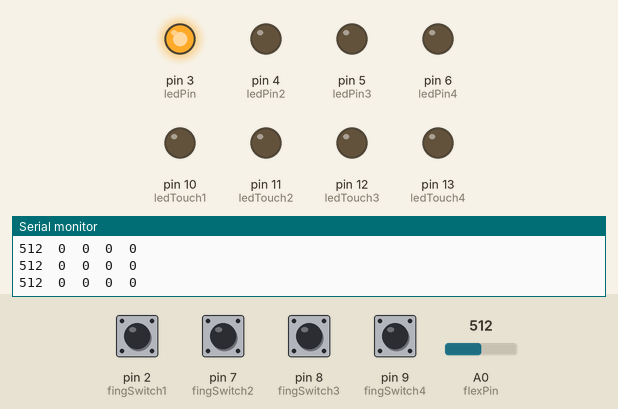
Recording of a sketch running on a simulated Arduino Uno, built with avr-gcc and run on an emulated ATmega328P. Parts: output pins drawn as LEDs (lit = HIGH), the last lines printed to the serial monitor. The test bench sets the inputs (shaded band); at power-on: pin 2 (fingSwitch1), pin 7 (fingSwitch2), pin 8 (fingSwitch3), pin 9 (fingSwitch4) LOW, A0 (flexPin) = 512.

Above: at 1.2 s.
1.3 s: A0 (flexPin) set to 959
4.3 s: A0 (flexPin) set to 975
At 5.3 s:
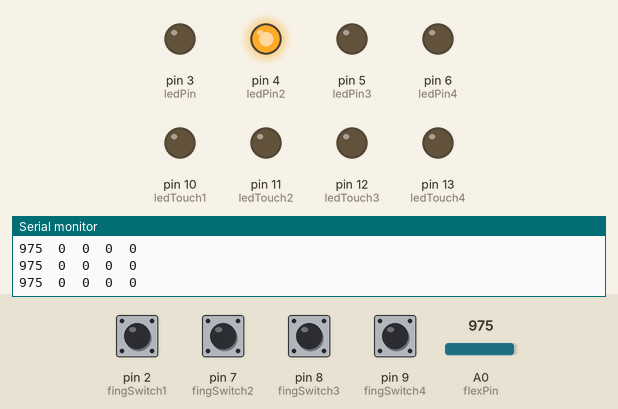
5.8 s: pin 2 (fingSwitch1) pulled HIGH for 0.15 s
At 5.88 s:
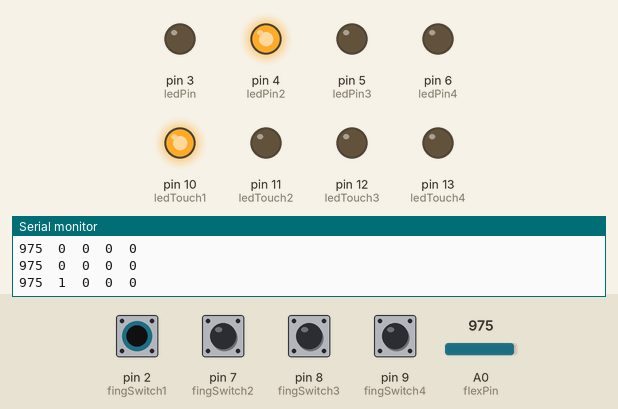
7.4 s: pin 7 (fingSwitch2) pulled HIGH for 0.15 s
At 7.48 s:
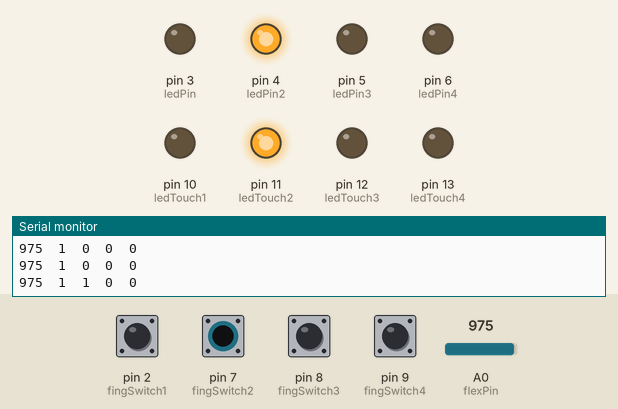
9.0 s: pin 8 (fingSwitch3) pulled HIGH for 0.15 s
At 9.07 s:
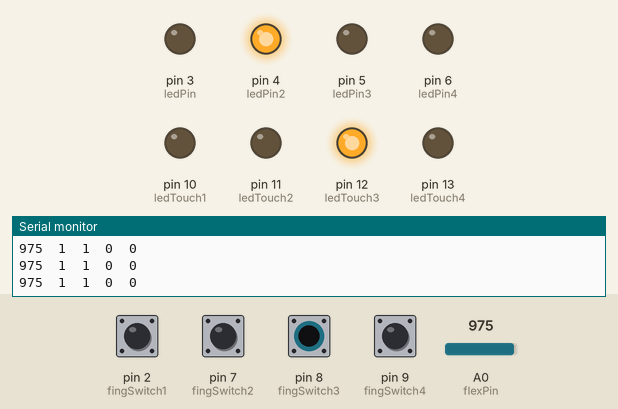
10.6 s: pin 9 (fingSwitch4) pulled HIGH for 0.15 s
At 10.68 s:
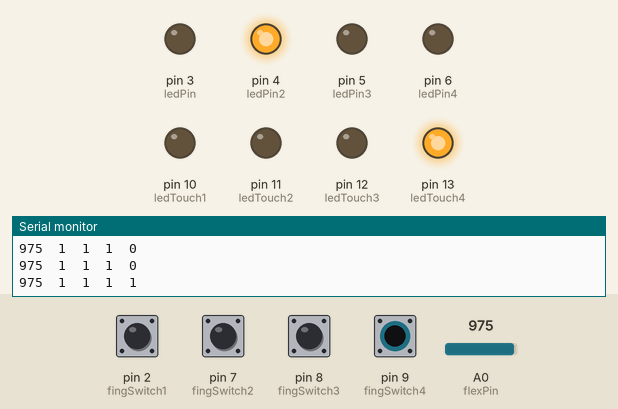
Timing chart, 0 to 13.2 s (numbered marks = the images above; inputs shaded):
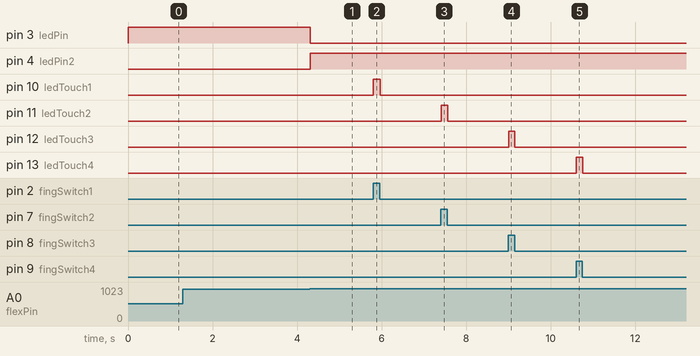

The sketch:

all_fingers_and_counting_everything.ino
```cpp
/* How to use a flex sensor/resistro - Arduino Tutorial
   code combined with button from arduino examples.
  This code has been repurposed by ROsie and Iris for making a glove that can
  detect the thumb being touched to each finer.
  With flex sensors to show how close finger is to its goal.
*/
// from button codeVVV:
const int fingSwitch1 = 2;     // the number of the switch on finger one
const int fingSwitch2 = 7;   // switch finger two
const int fingSwitch3 = 8;     //switch finger three
const int fingSwitch4 = 9;     //switch finger four

const int ledTouch1 =  10;     // LED that shows index finger hass been touched With thumb
const int ledTouch2 =  11;   // LED that shows middle finger hass been touched
const int ledTouch3 =  12;   // LED that shows forth finger hass been touched
const int ledTouch4 =  13;  // LED that shows little finger hass been touched

// variables will change:
int fingState1 = 0;         // variable for reading the finger switch status
int fingState2 = 0;
int fingState3 = 0;
int fingState4 = 0;

//counting codeVV
// Finger one
int fingCounter1 = 0; //counts how many times index finger has been pressed.
int lastFingState1 = 0; // previous state of the index finger
int lightMode1 = 0;

//Finger two
int fingCounter2 = 0; //counts how many times index finger has been pressed.
int lastFingState2 = 0; // previous state of the index finger
int lightMode2 = 0;

//Finger three
int fingCounter3 = 0; //counts how many times index finger has been pressed.
int lastFingState3 = 0; // previous state of the index finger
int lightMode3 = 0;

//Finger four
int fingCounter4 = 0; //counts how many times index finger has been pressed.
int lastFingState4 = 0; // previous state of the index finger
int lightMode4 = 0;


// from flex sensor codeVV

//Constants:
const int ledPin = 3;   //
const int ledPin2 = 4;
const int ledPin3 = 5;
const int ledPin4 = 6;


const int flexPin = A0; //pin A0 to read analog input

//Variables:
int value; //save analog value


void setup() {


  // from buttonVV
  // initialize the LEDs that show when finger touchedn as an output:
  pinMode(ledTouch1, OUTPUT);
  pinMode(ledTouch2, OUTPUT);
  pinMode(ledTouch3, OUTPUT);
  pinMode(ledTouch4, OUTPUT);


  // initialize the pushbutton pin as an input:
  pinMode(fingSwitch1, INPUT);
  pinMode(fingSwitch2, INPUT);
  pinMode(fingSwitch3, INPUT);
  pinMode(fingSwitch4, INPUT);


  //from Flex codeVV

  pinMode(ledPin, OUTPUT);  //Set pin 3 as 'output'
  pinMode(ledPin2, OUTPUT);
  pinMode(ledPin3, OUTPUT);
  pinMode(ledPin4, OUTPUT);

  Serial.begin(9600);       //Begin serial communication

}

void loop() {

  //from button VV
  //re mixed for counting.

  fingState1 = digitalRead(fingSwitch1);
  if (fingState1 != lastFingState1) { // // if the state has changed, increment the counter
    if (fingState1 == HIGH) { // if the current state is HIGH then the button
      // went from off to on:
      fingCounter1++;
      //delay(50);
    }
    // save the current state as the last state,
    //for next time through the loop
    lastFingState1 = fingState1;
  }

  // VV same for other
  //fingers:

  fingState2 = digitalRead(fingSwitch2);
  if (fingState2 != lastFingState2) { // // if the state has changed, increment the counter
    if (fingState2 == HIGH) { // if the current state is HIGH then the button
      // went from off to on:
      fingCounter2++;
      delay(50);
    }
    // save the current state as the last state,
    //for next time through the loop
    lastFingState2 = fingState2;
  }

  fingState3 = digitalRead(fingSwitch3);
  if (fingState3 != lastFingState3) { // // if the state has changed, increment the counter
    if (fingState3 == HIGH) { // if the current state is HIGH then the button
      // went from off to on:
      fingCounter3++;
      // delay(50);
    }
    // save the current state as the last state,
    //for next time through the loop
    lastFingState3 = fingState3;
  }


  fingState4 = digitalRead(fingSwitch4);
  if (fingState4 != lastFingState4) { // // if the state has changed, increment the counter
    if (fingState4 == HIGH) { // if the current state is HIGH then the button
      // went from off to on:
      fingCounter4++;
      // delay(50);
    }
    // save the current state as the last state,
    //for next time through the loop
    lastFingState4 = fingState4;
  }


  //from flexVV

  value = analogRead(flexPin);         //Read and save analog value from potentiometer
  Serial.print(value);    //Print value
  Serial.print ("\t");
  Serial.print(fingCounter1);
  Serial.print ("\t");
  Serial.print(fingCounter2);
  Serial.print ("\t");
  Serial.print(fingCounter3);
  Serial.print ("\t");
  Serial.println(fingCounter4);

  if (value <= 966) {
    digitalWrite (ledPin, HIGH);
  }
  else {
    digitalWrite (ledPin, LOW);
  }
  if ((value >= 967) && (value <= 986)) {
    digitalWrite (ledPin2, HIGH);
  }
  else {
    digitalWrite (ledPin2, LOW);
  }

  if ((value >= 987) && (value <= 999)) {
    digitalWrite (ledPin3, HIGH);
  }
  else {
    digitalWrite (ledPin3, LOW);
  }

  if ((value >= 1000) && (value <= 1008)) {
    digitalWrite (ledPin4, HIGH);
  }
  else {
    digitalWrite (ledPin4, LOW);
  }

  // finger one

  if (fingCounter1 < 10) {
    lightMode1 = 0;
  } else {
    lightMode1 = 1;
  }
  if (lightMode1 == 0) {
    fingState1 = digitalRead(fingSwitch1);
    if (fingState1 == HIGH) {
      // turn LED on:
      digitalWrite(ledTouch1, HIGH);
    } else {
      // turn LED off:
      digitalWrite(ledTouch1, LOW);
    }
  }
  if (lightMode1 == 1) {
    // turn LED on:
    digitalWrite(ledTouch1, HIGH);
  }
  //finger two
  if (fingCounter2 < 10) {
    lightMode2 = 0;
  } else {
    lightMode2 = 1;
  }
  if (lightMode2 == 0) {
    fingState2 = digitalRead(fingSwitch2);
    if (fingState2 == HIGH) {
      // turn LED on:
      digitalWrite(ledTouch2, HIGH);
    } else {
      // turn LED off:
      digitalWrite(ledTouch2, LOW);
    }
  }

  if (lightMode2 == 1) {
    // turn LED on:
    digitalWrite(ledTouch2, HIGH);
  }


  //finger three

  if (fingCounter3 < 10) {
    lightMode3 = 0;
  } else {
    lightMode3 = 1;
  }

  if (lightMode3 == 0) {
    fingState3 = digitalRead(fingSwitch3);
    if (fingState3 == HIGH) {
      // turn LED on:
      digitalWrite(ledTouch3, HIGH);
    } else {
      // turn LED off:
      digitalWrite(ledTouch3, LOW);
    }

  }
  if (lightMode3 == 1) {
    // turn LED on:
    digitalWrite(ledTouch3, HIGH);
  }
  //finger four
  if (fingCounter4 < 10) {
    lightMode4 = 0;
  } else {
    lightMode4 = 1;
  }
  if (lightMode4 == 0) {
    fingState4 = digitalRead(fingSwitch4);
    if (fingState4 == HIGH) {
      // turn LED on:
      digitalWrite(ledTouch4, HIGH);
    } else {
      // turn LED off:
      digitalWrite(ledTouch4, LOW);
    }
  }
  if (lightMode4 == 1) {
    // turn LED on:
    digitalWrite(ledTouch4, HIGH);
  }
}


// if (value > 966
//  value = map(value, 940, 1000, 0, 255);//Map value 0-1023 to 0-255 (PWM)
// analogWrite(ledPin, value);          //Send PWM value to led
//Small delay
```

Measured:
- the behaviour switches between 966 and 967 on A0 (flexPin) (found by bisection; images 0 and 1)
- after the input at 4.3 s, pin 3 (ledPin): HIGH → LOW at once; pin 4 (ledPin2): LOW → HIGH at once
- after the input at 5.8 s, pin 10 (ledTouch1): LOW → HIGH at once, → LOW 0.16 s later
- after the input at 7.4 s, pin 11 (ledTouch2): LOW → HIGH at once, → LOW 0.15 s later
- after the input at 9.0 s, pin 12 (ledTouch3): LOW → HIGH at once, → LOW 0.15 s later
- after the input at 10.6 s, pin 13 (ledTouch4): LOW → HIGH at once, → LOW 0.16 s later
